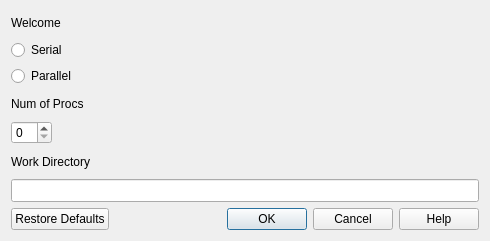
<?xml version="1.0" encoding="UTF-8"?>
<ui version="4.0">
 <class>Dialog</class>
 <widget class="QDialog" name="Dialog">
  <property name="geometry">
   <rect>
    <x>0</x>
    <y>0</y>
    <width>490</width>
    <height>241</height>
   </rect>
  </property>
  <property name="sizePolicy">
   <sizepolicy hsizetype="Preferred" vsizetype="Preferred">
    <horstretch>0</horstretch>
    <verstretch>0</verstretch>
   </sizepolicy>
  </property>
  <property name="windowTitle">
   <string>Dialog</string>
  </property>
  <layout class="QGridLayout" name="gridLayout">
   <item row="0" column="0">
    <widget class="QLabel" name="label">
     <property name="text">
      <string>Welcome</string>
     </property>
    </widget>
   </item>
   <item row="2" column="0">
    <widget class="QRadioButton" name="radioButton">
     <property name="text">
      <string>Parallel</string>
     </property>
    </widget>
   </item>
   <item row="10" column="0">
    <widget class="QDialogButtonBox" name="buttonBox">
     <property name="orientation">
      <enum>Qt::Horizontal</enum>
     </property>
     <property name="standardButtons">
      <set>QDialogButtonBox::Cancel|QDialogButtonBox::Help|QDialogButtonBox::Ok|QDialogButtonBox::RestoreDefaults</set>
     </property>
    </widget>
   </item>
   <item row="1" column="0">
    <widget class="QRadioButton" name="radioButton_2">
     <property name="text">
      <string>Serial</string>
     </property>
    </widget>
   </item>
   <item row="8" column="0">
    <widget class="QLabel" name="label_3">
     <property name="text">
      <string>Work Directory</string>
     </property>
    </widget>
   </item>
   <item row="4" column="0">
    <widget class="QLabel" name="label_2">
     <property name="text">
      <string>Num of Procs</string>
     </property>
    </widget>
   </item>
   <item row="9" column="0">
    <widget class="QLineEdit" name="lineEdit">
     <property name="sizePolicy">
      <sizepolicy hsizetype="Preferred" vsizetype="Preferred">
       <horstretch>0</horstretch>
       <verstretch>0</verstretch>
      </sizepolicy>
     </property>
    </widget>
   </item>
   <item row="5" column="0">
    <widget class="QSpinBox" name="spinBox">
     <property name="sizePolicy">
      <sizepolicy hsizetype="Fixed" vsizetype="Preferred">
       <horstretch>0</horstretch>
       <verstretch>0</verstretch>
      </sizepolicy>
     </property>
    </widget>
   </item>
  </layout>
 </widget>
 <resources/>
 <connections>
  <connection>
   <sender>buttonBox</sender>
   <signal>accepted()</signal>
   <receiver>Dialog</receiver>
   <slot>accept()</slot>
   <hints>
    <hint type="sourcelabel">
     <x>248</x>
     <y>254</y>
    </hint>
    <hint type="destinationlabel">
     <x>157</x>
     <y>274</y>
    </hint>
   </hints>
  </connection>
  <connection>
   <sender>buttonBox</sender>
   <signal>rejected()</signal>
   <receiver>Dialog</receiver>
   <slot>reject()</slot>
   <hints>
    <hint type="sourcelabel">
     <x>316</x>
     <y>260</y>
    </hint>
    <hint type="destinationlabel">
     <x>286</x>
     <y>274</y>
    </hint>
   </hints>
  </connection>
 </connections>
</ui>
